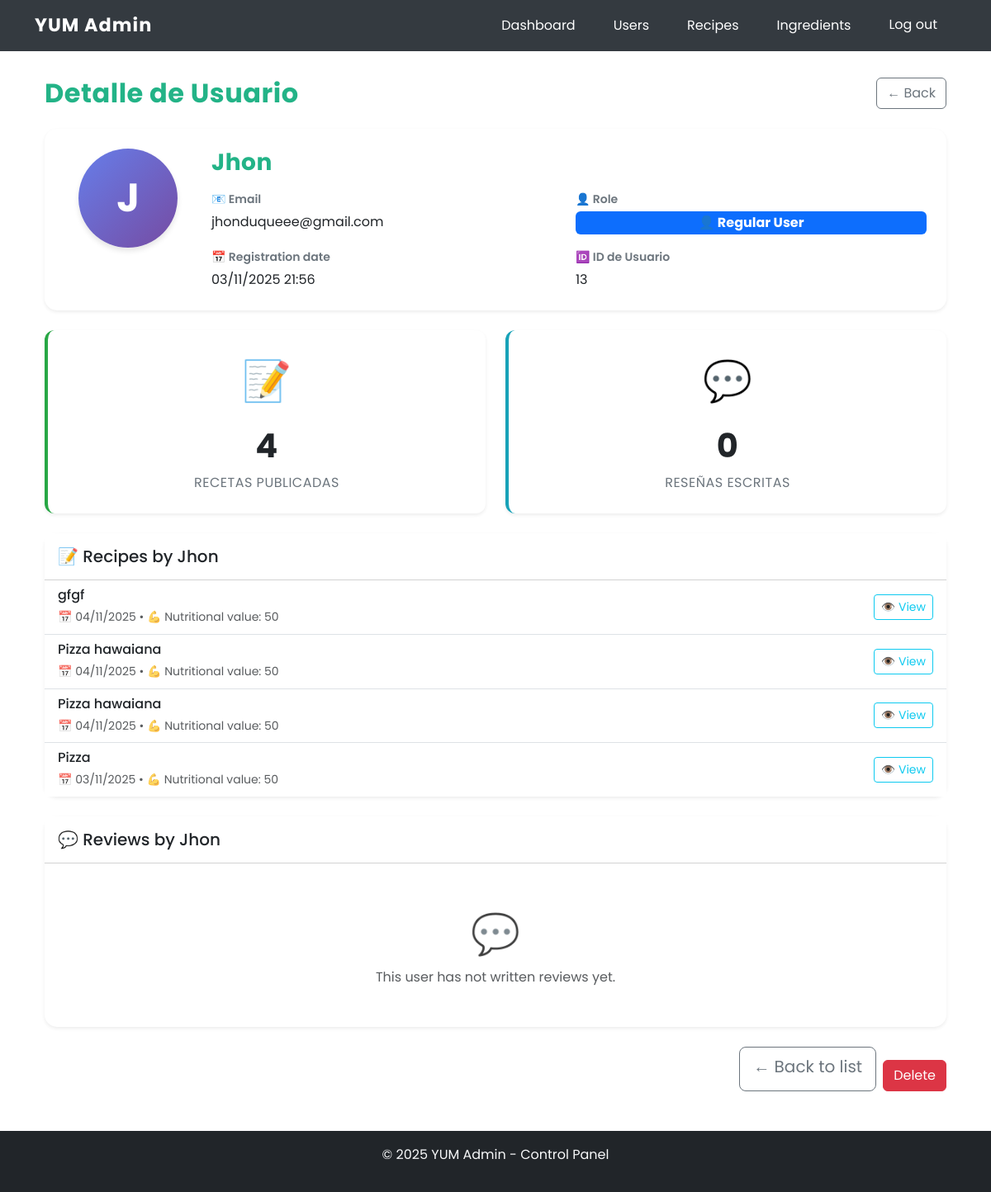
The page /admin_dash/users/13/ (signed in) on the database its author committed.
### core/models.py (models this page shows, shortened)
class User(AbstractUser):
    ROLE_CHOICES = [
        ("admin", "Administrador"),
        ("common", "Usuario Común"),
    ]
    role = models.CharField(
        max_length=10,
        choices=ROLE_CHOICES,
        default="common"
    )
    favorite_recipes = models.ManyToManyField(
        "Recipe",
        related_name="favorited_by",
        blank=True
    )

class Recipe(models.Model):
    CATEGORY_CHOICES = [
    ('plato fuerte', 'Plato fuerte'),
    ('entrada', 'Entrada'),
    ('pasabocas', 'Pasabocas'),
    ('postre', 'Postre'),
    ('acompañamiento', 'Acompañamiento'),
    ('ensalada', 'Ensalada'),
    ('bebida', 'Bebida'),
    ]
    user = models.ForeignKey(User, on_delete=models.CASCADE, related_name="recipes")
    title = models.CharField(max_length=200)
    description = models.TextField()
    category = models.CharField(
        max_length=20,
        choices=CATEGORY_CHOICES,
        default='plato fuerte'
    )
    creation_date = models.DateTimeField(auto_now_add=True)
    preparation_time = models.DurationField()
    portions = models.PositiveIntegerField()
    nutritional_value = models.IntegerField(default=0, editable=False)  # IA
    media_score = models.FloatField(default=0, editable=False)  # promedio reseñas

### yum_admins/views.py (the view)
# urls.py: path("users/<int:pk>/", AdminUserDetailView.as_view(), name="admin_user_detail"),
class AdminUserDetailView(AdminRequiredMixin, DetailView):
    model = User
    template_name = "yum_admins/users/detail.html"
    context_object_name = "user_detail"
    def get_context_data(self, **kwargs):
        context = super().get_context_data(**kwargs)
        user = self.get_object()
        context.update({
            "user_recipes": Recipe.objects.filter(user=user).order_by("-creation_date"),
            "user_reviews": Review.objects.filter(user=user).select_related("recipe").order_by("-creation_date"),
            "recipe_count": Recipe.objects.filter(user=user).count(),
            "review_count": Review.objects.filter(user=user).count(),
        })
        return context

### core/mixins.py (called while the page is built)
    def dispatch(self, request, *args, **kwargs):
        if not hasattr(request.user, "role") or request.user.role != "admin":
            return redirect(self.login_url)
        return super().dispatch(request, *args, **kwargs)

### yum_admins/templates/yum_admins/users/detail.html (shortened to what this page needs)
{% extends "core/base_admin.html" %}
{% load i18n %}
{% block content %}
<div class="container mt-4">
  <div class="d-flex justify-content-between align-items-center mb-4">
    <h2 class="mb-0">{% trans "Detalle de Usuario" %}</h2>
    <a href="{% url 'admin_user_list' %}" class="btn btn-outline-secondary">
      ← {% trans "Volver" %}
    </a>
  </div>
  <div class="card shadow-sm mb-4 dashboard-section-card">
    <div class="card-body p-4">
      <div class="row">
        <div class="col-md-2 text-center mb-3 mb-md-0">
          <div class="user-avatar-large mx-auto">
            {{ user_detail.username|slice:":1"|upper }}
          </div>
        </div>
        <div class="col-md-10">
          <h3 class="mb-3">{{ user_detail.username }}</h3>
          <div class="row g-3">
            <div class="col-md-6">
              <div class="info-item">
                <span class="info-label">📧 {% trans "Email" %}</span>
                <span class="info-value">{{ user_detail.email }}</span>
              </div>
            </div>
            <div class="col-md-6">
              <div class="info-item">
                <span class="info-label">👤 {% trans "Rol" %}</span>
                {% if user_detail.role == "admin" %}
                  <span class="badge bg-danger fs-6">🛡️ {% trans "Administrador" %}</span>
                {% else %}
                  <span class="badge bg-primary fs-6">👤 {% trans "Usuario Común" %}</span>
                {% endif %}
              </div>
            </div>
            <div class="col-md-6">
              <div class="info-item">
                <span class="info-label">📅 {% trans "Fecha de registro" %}</span>
                <span class="info-value">{{ user_detail.date_joined|date:"d/m/Y H:i" }}</span>
              </div>
            </div>
            <div class="col-md-6">
              <div class="info-item">
                <span class="info-label">🆔 {% trans "ID de Usuario" %}</span>
                <span class="info-value">{{ user_detail.id }}</span>
              </div>
            </div>
          </div>
        </div>
      </div>
    </div>
  </div>
  <div class="row g-4 mb-4">
    <div class="col-md-6">
      <div class="card shadow-sm stat-card stat-card-recipes">
        <div class="card-body text-center p-4">
          <div class="stat-icon">📝</div>
          <h3 class="stat-number">{{ recipe_count }}</h3>
          <p class="stat-label mb-0">{% trans "Recetas Publicadas" %}</p>
        </div>
      </div>
    </div>
    <div class="col-md-6">
      <div class="card shadow-sm stat-card stat-card-reviews">
        <div class="card-body text-center p-4">
          <div class="stat-icon">💬</div>
          <h3 class="stat-number">{{ review_count }}</h3>
          <p class="stat-label mb-0">{% trans "Reseñas Escritas" %}</p>
        </div>
      </div>
    </div>
  </div>
  <div class="card shadow-sm mb-4 dashboard-section-card">
    <div class="card-header bg-white py-3">
      <h5 class="mb-0">📝 {% trans "Recetas de" %} {{ user_detail.username }}</h5>
    </div>
    <div class="card-body p-0">
      {% if user_recipes %}
        <div class="list-group list-group-flush">
          {% for recipe in user_recipes %}
            <div class="list-group-item list-group-item-action d-flex justify-content-between align-items-center">
              <div>
                <h6 class="mb-1">{{ recipe.title }}</h6>
                <small class="text-muted">
                  📅 {{ recipe.creation_date|date:"d/m/Y" }} •
                  💪 {% trans "Valor nutricional:" %} {{ recipe.nutritional_value }}
                </small>
              </div>
              <a href="{% url 'admin_recipe_detail' recipe.pk %}" class="btn btn-sm btn-outline-info">
                👁️ {% trans "Ver" %}
              </a>
            </div>
          {% endfor %}
        </div>
      {% else %}
        <div class="text-center py-5 text-muted">
          <div class="empty-state-icon">📝</div>
          <p class="mb-0">{% trans "Este usuario no ha publicado recetas todavía." %}</p>
        </div>
      {% endif %}
    </div>
  </div>
  <div class="card shadow-sm mb-4 dashboard-section-card">
    <div class="card-header bg-white py-3">
      <h5 class="mb-0">💬 {% trans "Reseñas de" %} {{ user_detail.username }}</h5>
    </div>
    <div class="card-body p-0">
      {% if user_reviews %}
        <div class="list-group list-group-flush">
          {% for review in user_reviews %}
            <div class="list-group-item">
              <div class="d-flex justify-content-between align-items-start mb-2">
                <div>
                  <h6 class="mb-1">{{ review.recipe.title }}</h6>
                  <div class="text-warning mb-1">
                    ⭐ <strong>{{ review.rating }}/5</strong>
                  </div>
                </div>
                <small class="text-muted">{{ review.creation_date|date:"d/m/Y" }}</small>
              </div>
              <p class="mb-0 text-muted">{{ review.comment }}</p>
            </div>
          {% endfor %}
        </div>
      {% else %}
        <div class="text-center py-5 text-muted">
          <div class="empty-state-icon">💬</div>
          <p class="mb-0">{% trans "Este usuario no ha escrito reseñas todavía." %}</p>
        </div>
      {% endif %}
    </div>
  </div>
  <div class="d-flex gap-2 justify-content-end mb-4">
    <a href="{% url 'admin_user_list' %}" class="btn btn-outline-secondary btn-lg">
      ← {% trans "Volver a la lista" %}
    </a>
    <form action="{% url 'admin_user_delete' user_detail.pk %}" method="post" class="d-inline">
      <button type="submit" class="btn btn-danger mt-3"
          onclick="return confirm('{% trans "¿Seguro que quieres eliminar este usuario?"|escapejs %}')">
    {% trans "Eliminar" %}
      </button>
    </form>
  </div>
</div>
{% endblock %}

### core/static/core/css/styles.css (style rules this page uses)
:root { --brand-green: #23b387; --brand-green-hover: #1d9470; --brand-green-light: rgba(35, 179, 135, 0.05); --brand-green-shadow: rgba(35, 179, 135, 0.25); --brand-white: #ffffff; --brand-black: #000000; --text-muted: #6c757d; --text-dark: #212529; --border-color: #ccc; --border-light: #e0e0e0; --shadow-sm: 0 2px 8px rgba(0, 0, 0, 0.1); --shadow-md: 0 4px 10px rgba(0, 0, 0, 0.1); --shadow-lg: 0 8px 20px rgba(0, 0, 0, 0.15); --shadow-xl: 0 10px 25px rgba(0, 0, 0, 0.15); --border-radius: 12px; --transition-base: 0.3s ease; }
body { font-family: 'Poppins', sans-serif; background-color: var(--brand-white); color: var(--brand-black); line-height: 1.6; padding-top: 70px; }
h1, h2, h3, .auth-title { font-weight: 700; letter-spacing: 0.5px; color: var(--brand-green); }
.card { border-radius: var(--border-radius); transition: transform var(--transition-base), box-shadow var(--transition-base); }
.card-body { padding-top: 1rem; padding-bottom: 1rem; }
.dashboard-section-card { border-radius: 15px; border: none; }
.user-avatar-large { width: 120px; height: 120px; border-radius: 50%; background: linear-gradient(135deg, #667eea 0%, #764ba2 100%); color: var(--brand-white); display: flex; align-items: center; justify-content: center; font-weight: bold; font-size: 3rem; box-shadow: 0 4px 6px rgba(0, 0, 0, 0.1); }
.info-item { display: flex; flex-direction: column; gap: 0.25rem; }
.info-label { font-size: 0.875rem; color: var(--text-muted); font-weight: 600; }
.info-value { font-size: 1rem; color: var(--text-dark); }
.stat-card { border: none; transition: transform 0.2s ease; }
.stat-card-recipes { border-left: 4px solid #28a745; }
.stat-card-reviews { border-left: 4px solid #17a2b8; }
.stat-icon { font-size: 3rem; margin-bottom: 1rem; }
.stat-number { font-size: 2.5rem; font-weight: bold; color: var(--text-dark); margin-bottom: 0.5rem; }
.stat-label { font-size: 1rem; color: var(--text-muted); text-transform: uppercase; letter-spacing: 0.5px; }
.empty-state-icon { font-size: 3rem; }

### core/templates/core/base_admin.html (style rules this page uses)
body.admin-page { padding-top: 70px; }

### rows shown on the page
User: username "J", username "Jhon", email "jhonduqueee@gmail.com", date_joined "03/11/2025 21:56", id "13"
Recipe: title "gfgf", creation_date "04/11/2025", nutritional_value "50"
Recipe: title "Pizza hawaiana", creation_date "04/11/2025", nutritional_value "50"
Recipe: title "Pizza hawaiana", creation_date "04/11/2025", nutritional_value "50"
Recipe: title "Pizza", creation_date "03/11/2025", nutritional_value "50"

### other values the page prints
{{ recipe_count }} "4"
{{ review_count }} "0"
{{ year|default:"2025" }} "2025"
